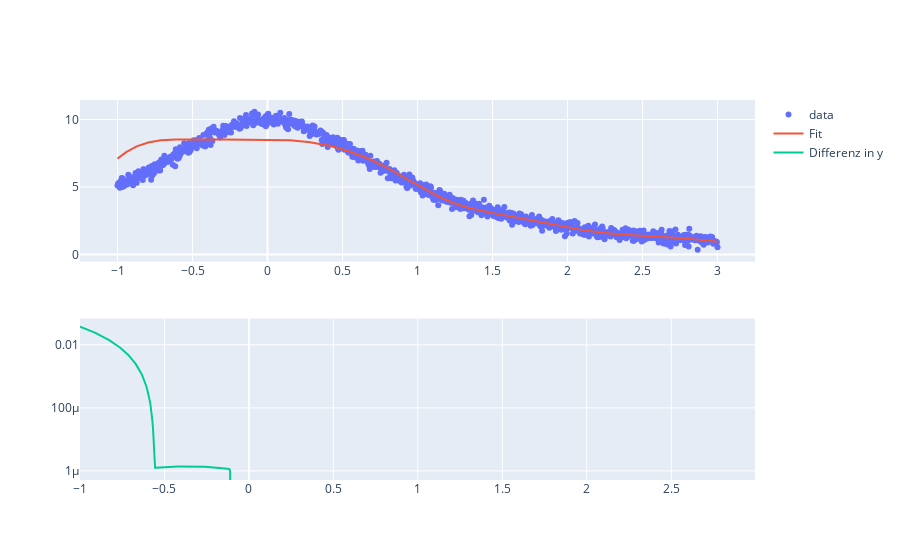

The notebook cell this image was saved under:
### Code cell
x = np.linspace(-1,3,1000)
y = f2(x, a=10)

beta_hat, y_hat = iterativeFit(x, y, k=10, type_="md", lam_p=0.0001, lam_c=1e6)

fig = make_subplots(rows=2, cols=1)
fig.add_trace(go.Scatter(x=x, y=y, name="data", mode="markers"), row=1, col=1)
fig.add_trace(go.Scatter(x=x, y=y_hat, name="Fit"), row=1, col=1)
fig.add_trace(go.Scatter(x=x[:-1], y=np.diff(y_hat), name="Differenz in y"), row=2, col=1)
fig.update_yaxes(title_text="", type="log", row=2, col=1)

### Figure 1 — Plotly figure (JSON) as saved in the notebook; plotly's stock layout.template omitted (floating-point values rounded to 4 significant figures; data arrays with more than 128 entries replaced by an {"elided": "..."} marker saying what was removed)
{"data": [{"mode": "markers", "name": "data", "type": "scatter", "x": {"elided": "1000 float values"}, "xaxis": "x", "y": {"elided": "1000 float values"}, "yaxis": "y"}, {"name": "Fit", "type": "scatter", "x": {"elided": "1000 float values"}, "xaxis": "x", "y": {"elided": "1000 float values"}, "yaxis": "y"}, {"name": "Differenz in y", "type": "scatter", "x": {"elided": "999 float values"}, "xaxis": "x2", "y": {"elided": "999 float values"}, "yaxis": "y2"}], "layout": {"xaxis": {"anchor": "y", "domain": [0, 1]}, "xaxis2": {"anchor": "y2", "domain": [0, 1]}, "yaxis": {"anchor": "x", "domain": [0.575, 1]}, "yaxis2": {"anchor": "x2", "domain": [0, 0.425], "title": {"text": ""}, "type": "log"}}}
